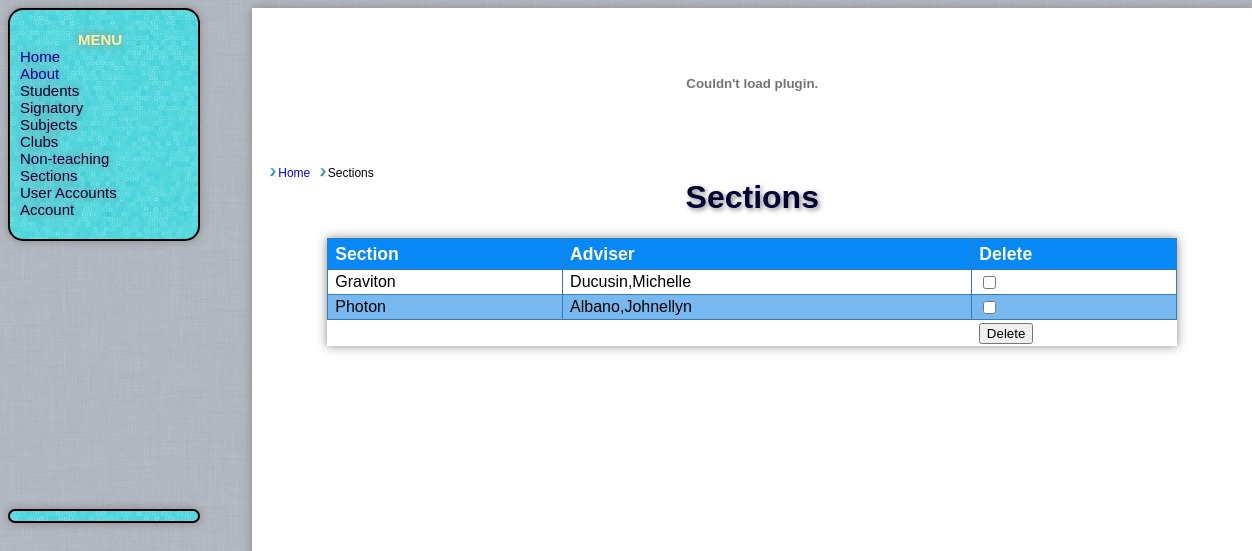
/sec_li.php (signed in), run on the app's committed database.
### tables this page shows
CREATE TABLE `signatory` (
  `stid` varchar(10) NOT NULL DEFAULT ' ',
  `lname` varchar(255) NOT NULL DEFAULT ' ',
  `fname` varchar(255) NOT NULL DEFAULT ' ',
  `mname` varchar(255) NOT NULL DEFAULT ' ',
  PRIMARY KEY (`stid`),
  KEY `sig_index` (`stid`)
);

CREATE TABLE `sections` (
  `secid` int(10) unsigned NOT NULL AUTO_INCREMENT,
  `section` varchar(255) NOT NULL DEFAULT '0',
  `adviser_id` int(11) NOT NULL DEFAULT '0',
  `announce` varchar(255) NOT NULL DEFAULT 'No Announcements',
  PRIMARY KEY (`secid`)
);

### sec_li.php (the view, shortened to what this page needs)
<?php
include('include/clearance.php');
include("breadcrumbs.php");
$query = "SELECT section,lname,fname,secid FROM signatory, sections WHERE adviser_id = stid";
$result=mysql_query($query) or die ('Error in query: $query.' . mysql_error());
echo "<p><h1>Sections</h1></p>";
echo '<table id="table">';
echo
'<tr><th><b>Section</b></th><th><b>Adviser</b></th><th><b>Delete</th></b>';
echo '</tr><form action="delete.php" method="post">';
$count2=0;
while ($row = mysql_fetch_row($result))
{
        $tr = ($count2%2==0)?'<tr>':'<tr class="alt">';
        echo $tr;
        echo "<td>$row[0]</td>";
        echo "<td>$row[1],$row[2]</td>";
                echo '<td><input type="checkbox" name="delete[]" value="'.$row[3].'"></td>';
        echo '</tr>';
        $count2++;
}
echo '<tr class="button"><td></td><td></td><td><input class="delete" type="submit" name="clubs" value="Delete"></td></tr></form>';
echo '</table>';
?>

### css/general.css (style rules this page uses)
body { font-family:Arial,Helvetica,sans-serif; background: #E0DEDF; background-image:url(img/bg.png); }
#table { position:relative; font-family:"Trebuchet MS", Arial, Helvetica, sans-serif; border-collapse:collapse; width:85%; box-shadow: 0px 0px 10px #888888; -box-shadow:0px 0px 10px #888888; -webkit-box-shadow: 0px 0px 10px #888888; }
#table td, #table th { font-size:1em; border:1px solid #347CB7; padding:3px 7px 2px 7px; background-color:#fff; }
#table th { font-size:1.1em; text-align:left; padding-top:5px; padding-bottom:4px; background-color:#0688F7; color:#ffffff; }
#table tr.alt td { color:#000000; background-color:#77B8EF; }
#group tr td { margin: 20px; }
p { font-size:1em; }
#table tr.button td { border:none; }
h1 { color:#003; text-shadow:2px 2px 5px #888; }

### data on the page
signatory: sections.section "Graviton", lname "Ducusin", fname "Michelle"
signatory: sections.section "Photon", lname "Albano", fname "Johnellyn"

### other printed values
$crumb['label'] "Home"
$crumb['label'] "Sections"
